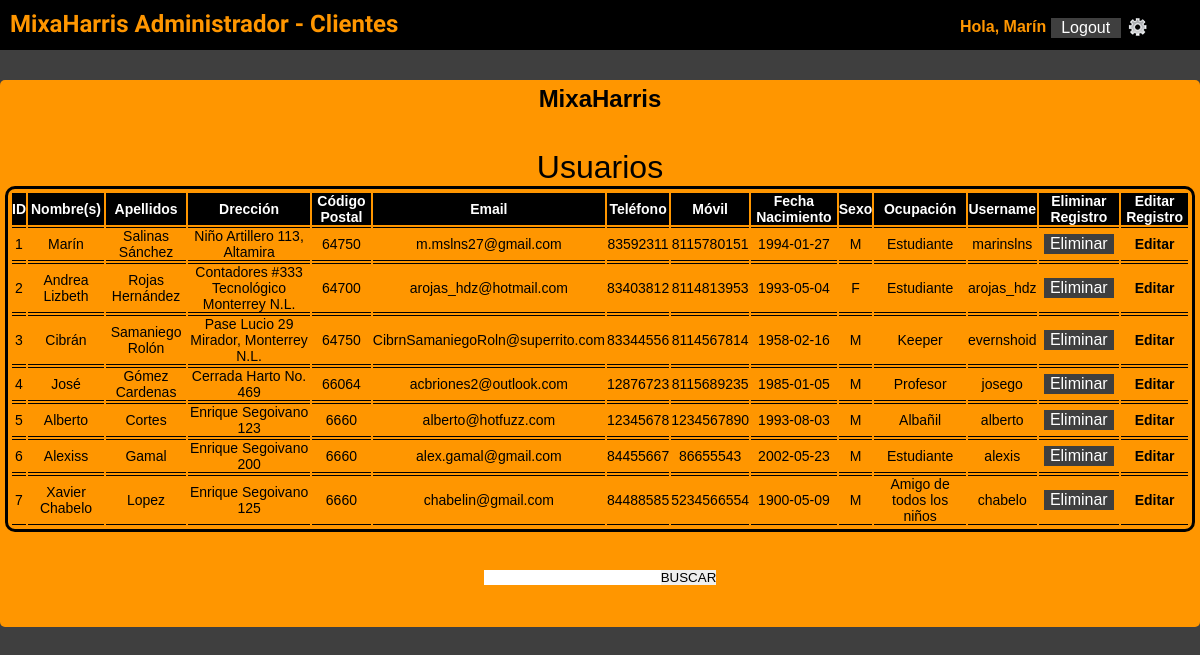
The app's page /reportes/action/cliente.php (signed in) with its own data.
### tables this page shows
CREATE TABLE IF NOT EXISTS `clientes` (
  `idclientes` int(11) NOT NULL AUTO_INCREMENT,
  `clientesNombre` varchar(45) NOT NULL,
  `clientesApellido` varchar(45) NOT NULL,
  `clientesDireccion` varchar(60) NOT NULL,
  `clientesCP` int(11) NOT NULL,
  `clientesEmail` varchar(45) NOT NULL,
  `clientesTelefono` bigint(20) NOT NULL,
  `clientesUsername` varchar(45) NOT NULL,
  `clientesPassword` varchar(45) NOT NULL,
  `clientesCelular` bigint(20) NOT NULL,
  `clientesOcupacion` varchar(45) NOT NULL,
  `clientesNacimiento` date NOT NULL,
  `clientesSexo` varchar(15) NOT NULL,
  `clientesPrivilegio` int(1) NOT NULL DEFAULT '1',
  PRIMARY KEY (`idclientes`),
  UNIQUE KEY `idclientes_UNIQUE` (`idclientes`),
  UNIQUE KEY `clientesUsername_UNIQUE` (`clientesUsername`)
);

### reportes/lib/reportes_lib.php (called while the page is built, shortened)
<?php
function cliente_list()
{
	$sql= "SELECT *
	FROM  clientes " ;
	 	$cliente= array();
		$result= mysql_query($sql);
		$i= 0;
		while ($row=mysql_fetch_object($result)){
			$cliente[$i]= $row;
			$i++;
		}
		return $cliente;
}
?>

### reportes/view/rep_cliente.php (the view, shortened to what this page needs)
<?php
function lista_cliente ($cliente) {
echo "<section id='tlb'><table>";
echo "<tr>";
echo "<th>ID</th>";
echo "<th>Nombre(s)</th>";
echo "<th>Apellidos</th>";
echo "<th>Drecci&oacute;n</th>";
echo "<th>C&oacute;digo Postal</th>";
echo "<th>Email</th>";
echo "<th>Tel&eacute;fono</th>";
echo "<th>M&oacute;vil</th>";
echo "<th>Fecha Nacimiento</th>";
echo "<th>Sexo</th>";
echo "<th>Ocupaci&oacute;n</th>";
echo "<th>Username</th>";
echo "<th>Eliminar Registro</th>";
echo "<th>Editar Registro</th>";
echo "</tr>";
foreach ($cliente as $key => $client) {
echo "<tr>";
echo "<td>".$client->idclientes."</td>";
echo "<td>".$client->clientesNombre."</td>";
echo "<td>".$client->clientesApellido."</td>";
echo "<td>".$client->clientesDireccion."</td>";
echo "<td>".$client->clientesCP."</td>";
echo "<td>".$client->clientesEmail."</td>";
echo "<td>".$client->clientesTelefono."</td>";
echo "<td>".$client->clientesCelular."</td>";
echo "<td>".$client->clientesNacimiento."</td>";
echo "<td>".$client->clientesSexo."</td>";
echo "<td>".$client->clientesOcupacion."</td>";
echo "<td>".$client->clientesUsername."</td>";
echo "<td>"."<input id='button' type='button' onclick='eliminarUsr(".$client->idclientes.")' value='Eliminar'></td> ";
echo "<td>"."<a href=../../formupdate/view/edit_clienteRep.php?id=".$client->idclientes.">Editar</a></td> ";
echo "</tr>";
}
echo "</table><section>";
}
function form_fliterCliente(){
echo "<form action='../action/filtro_cliente.php' method='post'>";
echo "<center><input type= 'text' id='info' name='info'>";
echo "<input type= 'submit' value='BUSCAR' ></center>";
echo "</form>";
}
?>

### records on screen
clientes: idclientes "1", clientesNombre "Marín", clientesApellido "Salinas Sánchez", clientesDireccion "Niño Artillero 113, Altamira", clientesCP "64750", clientesEmail "m.mslns27@gmail.com", clientesTelefono "83592311", clientesCelular "8115780151", clientesNacimiento "1994-01-27", clientesSexo "M", clientesOcupacion "Estudiante", clientesUsername "marinslns"
clientes: idclientes "2", clientesNombre "Andrea Lizbeth", clientesApellido "Rojas Hernández", clientesDireccion "Contadores #333 Tecnológico Monterrey N.L.", clientesCP "64700", clientesEmail "arojas_hdz@hotmail.com", clientesTelefono "83403812", clientesCelular "8114813953", clientesNacimiento "1993-05-04", clientesSexo "F", clientesOcupacion "Estudiante", clientesUsername "arojas_hdz"
clientes: idclientes "3", clientesNombre "Cibrán", clientesApellido "Samaniego Rolón", clientesDireccion "Pase Lucio 29 Mirador, Monterrey N.L.", clientesCP "64750", clientesEmail "CibrnSamaniegoRoln@superrito.com", clientesTelefono "83344556", clientesCelular "8114567814", clientesNacimiento "1958-02-16", clientesSexo "M", clientesOcupacion "Keeper", clientesUsername "evernshoid"
clientes: idclientes "4", clientesNombre "José", clientesApellido "Gómez Cardenas", clientesDireccion "Cerrada Harto No. 469", clientesCP "66064", clientesEmail "acbriones2@outlook.com", clientesTelefono "12876723", clientesCelular "8115689235", clientesNacimiento "1985-01-05", clientesSexo "M", clientesOcupacion "Profesor", clientesUsername "josego"
clientes: idclientes "5", clientesNombre "Alberto", clientesApellido "Cortes", clientesDireccion "Enrique Segoivano 123", clientesCP "6660", clientesEmail "alberto@hotfuzz.com", clientesTelefono "12345678", clientesCelular "1234567890", clientesNacimiento "1993-08-03", clientesSexo "M", clientesOcupacion "Albañil", clientesUsername "alberto"
clientes: idclientes "6", clientesNombre "Alexiss", clientesApellido "Gamal", clientesDireccion "Enrique Segoivano 200", clientesCP "6660", clientesEmail "alex.gamal@gmail.com", clientesTelefono "84455667", clientesCelular "86655543", clientesNacimiento "2002-05-23", clientesSexo "M", clientesOcupacion "Estudiante", clientesUsername "alexis"
clientes: idclientes "7", clientesNombre "Xavier Chabelo", clientesApellido "Lopez", clientesDireccion "Enrique Segoivano 125", clientesCP "6660", clientesEmail "chabelin@gmail.com", clientesTelefono "84488585", clientesCelular "5234566554", clientesNacimiento "1900-05-09", clientesSexo "M", clientesOcupacion "Amigo de todos los niños", clientesUsername "chabelo"

### other values on screen
$admin->administradorNombre "Marín"
